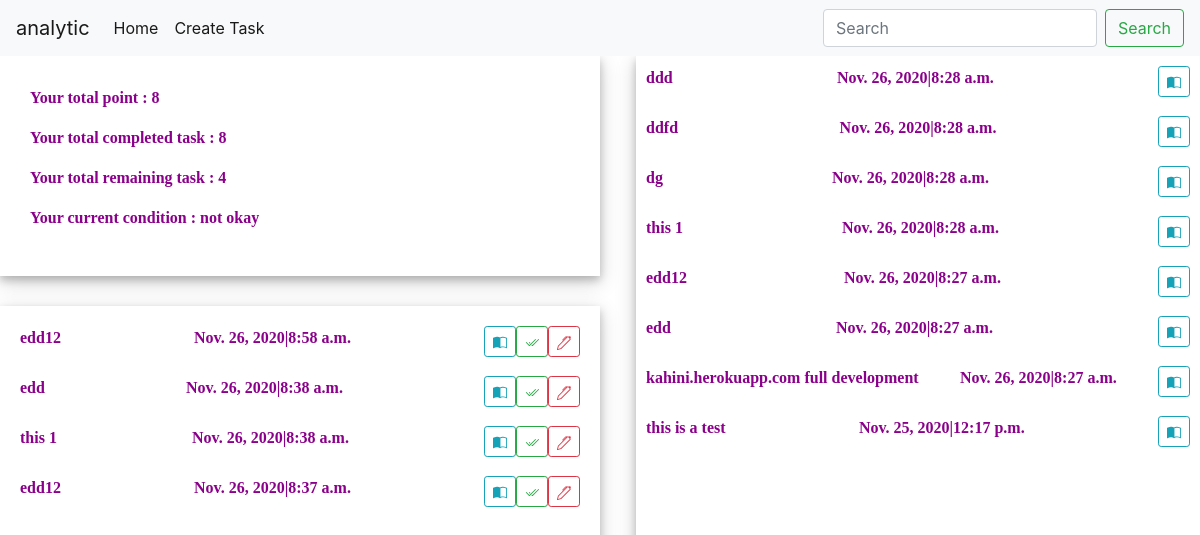
The page / on the database its author committed.
### analytic/models.py (models this page shows, shortened)
class Task(models.Model):
    task_name = models.CharField(max_length = 60)
    task_note = models.TextField()
    start_on = models.DateField(null=True, blank=True)
    start_at = models.TimeField(null=True, blank=True)
    point = models.IntegerField(null=True, blank=True)
    end_on = models.DateField(null=True, blank=True)
    end_at = models.TimeField(null=True, blank=True)
    is_completed = models.BooleanField(default = False)

### analytic/views.py (the view)
# urls.py: path('', views.index,name ='index'),
def index(request):
    tasks = reversed(Task.objects.all())
    point_t = Task.objects.all()
    c_task = reversed(Task.objects.all())
    total_point = 0
    total_c_task = 0
    total_r_task = 0
    for item in point_t:
        if item.is_completed:
            total_c_task+=1
            point = item.point
            total_point += point
        else:
            total_r_task += 1
    if total_r_task <= 2:
        condition = "okay"
    elif total_r_task <= 4:
        condition = "not okay"
    elif total_r_task <= 6:
        condition = "bad"
    else:
        condition = "poor"
    print(">>>>>>>>>>>>>>>>>>",total_point)
    return render(request,'index.html',{'tasks':tasks,'c_tasks':c_task,'total_point':total_point,'total_c_task':total_c_task,'total_r_task':total_r_task , 'condition':condition})

### analytic/templates/index.html (shortened to what this page needs)
{% load static %}
<!doctype html>
<html lang="en">
<head>
    <link rel="stylesheet" href="https://cdn.jsdelivr.net/npm/bootstrap@4.5.3/dist/css/bootstrap.min.css">
    <link rel="stylesheet" href="{% static 'index.css' %}">
</head>
<body>
    <nav class="navbar navbar-expand-lg navbar-light bg-light">
        <a class="navbar-brand" href="#">analytic</a>
        <div class="collapse navbar-collapse" id="navbarSupportedContent">
            <ul class="navbar-nav mr-auto">
                <li class="nav-item active">
                    <a class="nav-link" href="#">Home<span class="sr-only">(current)</span></a>
                </li>
                <li class="nav-item active">
                    <a class="nav-link" href="create">Create Task<span class="sr-only">(current)</span></a>
                </li>
            </ul>
            <form class="form-inline my-2 my-lg-0">
                <input class="form-control mr-sm-2" type="search" placeholder="Search" aria-label="Search">
                <button class="btn btn-outline-success my-2 my-sm-0" type="submit">Search</button>
            </form>
        </div>
    </nav>
    <div class="overall">
        <div class="left">
            <div class="current">
                <p><strong>Your total point : {{total_point}}</strong></p>
                <p><strong>Your total completed task : {{total_c_task}} </strong></p>
                <p><strong>Your total remaining task : {{total_r_task}}</strong></p>
                <p><strong>Your current condition : {{condition}}</strong></p>
            </div>
            <div class="get_r">
                {% for item in tasks %} {% if item.is_completed == False %}
                <div class="remain">
                    <p><strong>{{item.task_name}}</strong></p>
                    <p><strong>{{item.start_on}}|{{item.start_at}}</strong></p>
                    <div style="display: flex; flex-direction:row;">
                        <form action="view" method="POST">
                            <button type="submit" class="btn btn-outline-info btn-sm">
                    </button>
                        </form>
                        <form action="completed" method="POST">
                            <button type="submit" class="btn btn-outline-success btn-sm">
                    </button>
                        </form>
                        <form action="edit" method="POST">
                            <button type="submit" class="btn btn-outline-danger btn-sm">
                    </button>
                        </form>
                    </div>
                </div>
                {% endif %} {% endfor %}
            </div>
        </div>
        <div class="right">
            {% for item in c_tasks %} {% if item.is_completed %}
            <div class="task_c">
                <p><strong>{{item.task_name}}</strong></p>
                <p><strong>{{item.end_on}}|{{item.end_at}}</strong></p>
                <form action="view" method="POST">
                    <button type="submit" class="btn btn-outline-info btn-sm">
                    </button>
                </form>
            </div>
            {% endif %} {% endfor %}
        </div>
    </div>
</body>
</html>

### analytic/static/index.css (style rules this page uses)
.left { width: 50%; }
.current { padding: 30px; box-shadow: 0 4px 8px 0 rgba(0, 0, 0, 0.2), 0 6px 20px 0 rgba(0, 0, 0, 0.19) }
p { color: darkmagenta; font-family: 'Times New Roman', Times, serif; }
.overall { display: flex; flex-direction: row; }
.remain { display: flex; flex-direction: row; margin: 10px; justify-content: space-between; }
.task_c { display: flex; flex-direction: row; margin: 10px; justify-content: space-between; }
.get_r { margin-top: 30px; padding: 10px; height: 500px; overflow: auto; -ms-overflow-style: none; scrollbar-width: none; box-shadow: 0 4px 8px 0 rgba(0, 0, 0, 0.2), 0 6px 20px 0 rgba(0, 0, 0, 0.19) }
.right { width: 47%; margin-left: 3%; height: 500px; overflow: auto; -ms-overflow-style: none; scrollbar-width: none; box-shadow: 0 4px 8px 0 rgba(0, 0, 0, 0.2), 0 6px 20px 0 rgba(0, 0, 0, 0.19) }

### rows shown on the page
Task: task_name "edd12", start_on "Nov. 26, 2020", start_at "8:58 a.m."
Task: task_name "edd", start_on "Nov. 26, 2020", start_at "8:38 a.m."
Task: task_name "this 1", start_on "Nov. 26, 2020", start_at "8:38 a.m."
Task: task_name "edd12", start_on "Nov. 26, 2020", start_at "8:37 a.m."
Task: task_name "ddd", end_on "Nov. 26, 2020", end_at "8:28 a.m."
Task: task_name "ddfd", end_on "Nov. 26, 2020", end_at "8:28 a.m."
Task: task_name "dg", end_on "Nov. 26, 2020", end_at "8:28 a.m."
Task: task_name "this 1", end_on "Nov. 26, 2020", end_at "8:28 a.m."
Task: task_name "edd12", end_on "Nov. 26, 2020", end_at "8:27 a.m."
Task: task_name "edd", end_on "Nov. 26, 2020", end_at "8:27 a.m."
Task: task_name "kahini.herokuapp.com full development", end_on "Nov. 26, 2020", end_at "8:27 a.m."
Task: task_name "this is a test", end_on "Nov. 25, 2020", end_at "12:17 p.m."

### other values the page prints
{{ total_point }} "8"
{{ total_c_task }} "8"
{{ total_r_task }} "4"
{{ condition }} "not okay"
